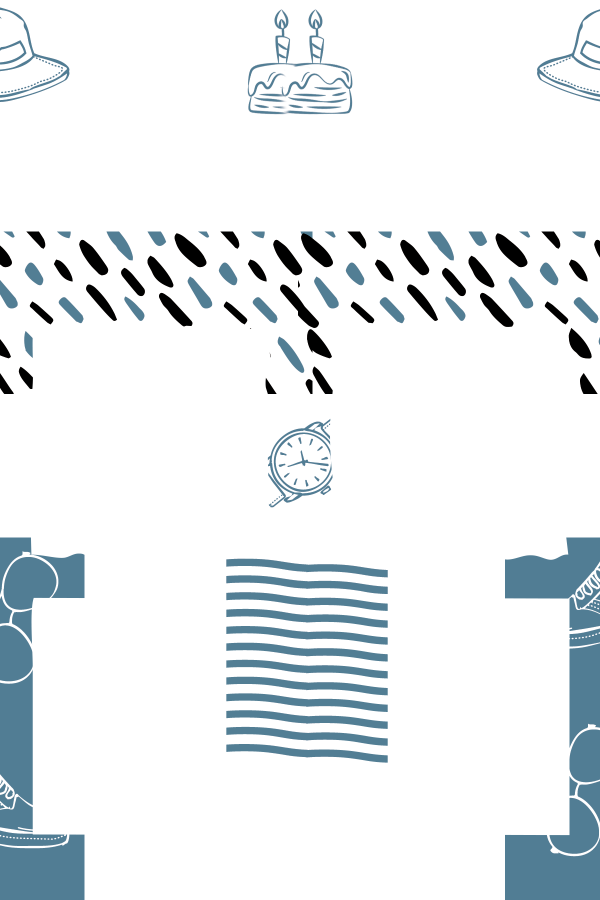
#> input picture mobile/assets/photobooth/frames/birthday/008-kids-birthday-photo-booth-template-and-welcome-screen/PNG/2x6 01.png, 1200 x 1800 px (shown at 1/2 size); its folder holds only this picture in this run
$ python prepare_photobooth_frame_metadata.py
#> lines starting #> are read from the running program, lines starting #| are printed output that depends on the picture
"""Measure the supplied template packs. Requires Pillow, NumPy and SciPy.

Writes sidecars, never rewrites source PNGs. Review the generated geometry
before running build_photobooth_catalog.py for a new template collection.
"""
import argparse
import json
from pathlib import Path

import numpy as np
from PIL import Image
from scipy import ndimage

PACKS = {
    '008-kids-birthday-photo-booth-template-and-welcome-screen':
        ('birthday', 'kids', 'Sinh nhật bé', 0),
    '023-free-christmas-photo-booth-template-and-welcome-screen':
        ('christmas', 'starlight', 'Ánh sao', 0),
    '326-ugly-sweater-photo-booth-template-and-welcome-screen':
        ('christmas', 'sweater', 'Áo len', 1),
    '330-merry-christmas-photo-booth-template-and-welcome-screen':
        ('christmas', 'merry', 'Giáng sinh vui', 2),
    '405-free-kids-halloween-photo-booth-template-and-welcome-screen':
        ('halloween', 'kids', 'Halloween vui', 0),
}
CATEGORIES = {'birthday': 'Sinh nhật', 'christmas': 'Giáng sinh', 'halloween': 'Halloween'}


def measure(path):
    with Image.open(path) as image:
#> image is the input picture: PIL image 1200x1800 RGBA; mean R, G, B, A 219.1, 226.3, 230.1, 154.6
        alpha = np.asarray(image.convert('RGBA').getchannel('A'))
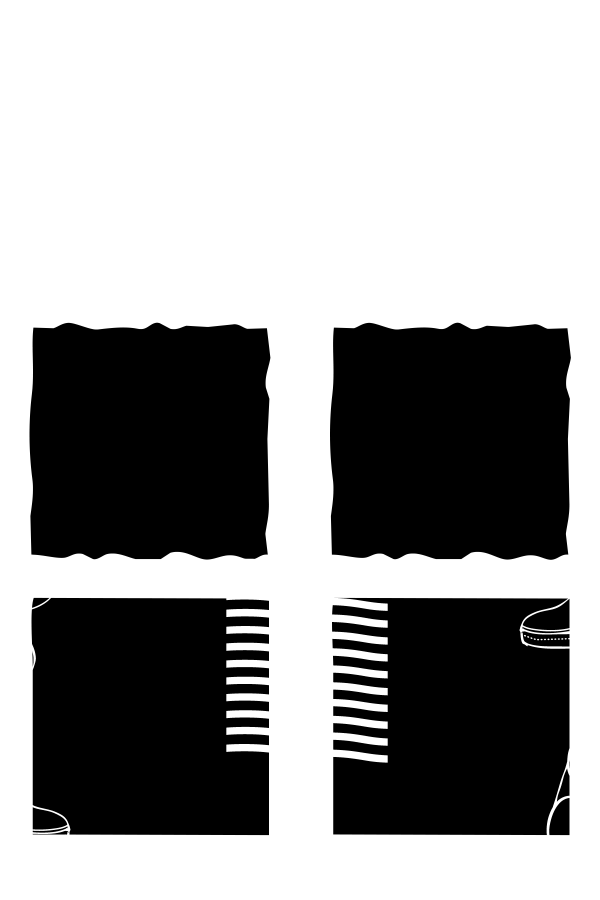
#> alpha: shape (1800, 1200) (shown at 1/2 size); min 0, max 255, mean 154.6
    # Keep anti-aliased pixels in the hole's connected component so that the
    # photograph also sits behind the translucent boundary, without white seams.
    components, _ = ndimage.label(alpha < 255)
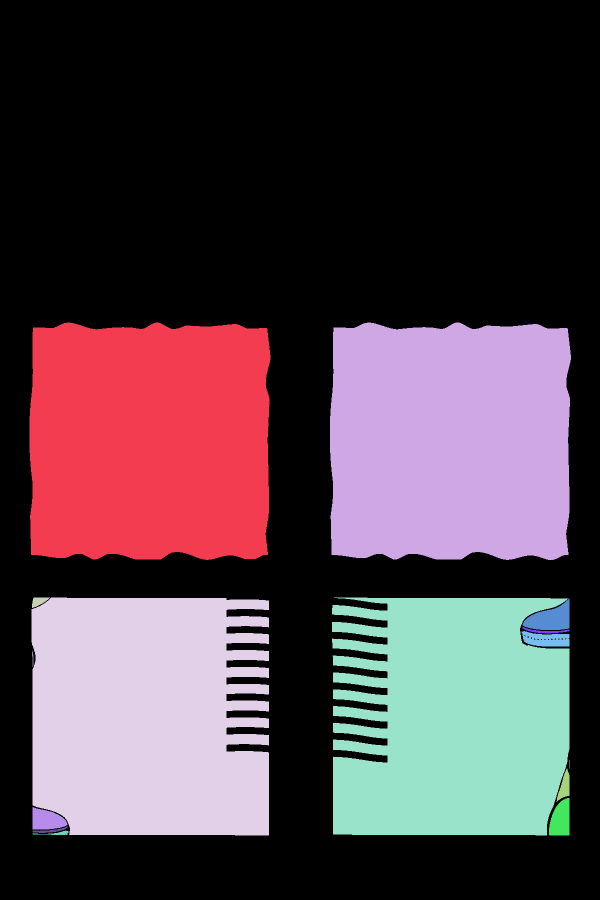
#> components: shape (1800, 1200) int32 (shown at 1/2 size); 16 distinct labels, from 0 to 15; one colour per label, 0 black
    areas = np.bincount(components.ravel())
#> areas = [1304113, 218095, 218126, 438, 209400, 197544, 3504, 393, 2185, 64, 17, 889, 2427, 2252, 307, 246]
    boxes = []
    for label, bounds in enumerate(ndimage.find_objects(components), 1):
        if bounds is None or areas[label] < alpha.size * .012:
            continue
        y, x = bounds
        boxes.append(dict(x=x.start, y=y.start,
                          width=x.stop-x.start, height=y.stop-y.start))
#> this loop made 15 passes
#> after the loop, boxes = 4 items
    if not boxes:
        raise ValueError(f'No photo apertures: {path}')
    return alpha.shape[1], alpha.shape[0], boxes


def metadata(path, pack):
    theme, key, title, collection_order = PACKS[pack]
    width, height, boxes = measure(path)
#> width = 1200; height = 1800; boxes = 4 items
    layout = path.stem.split()[0]
    variant = next((part for part in path.stem.split()[1:] if part.isdigit()), '01')
    single = path.parent.name == 'Single Strip'
    # These print sheets repeat source photos across strips. Mixed portrait
    # sheets have two/three or three/four rows; the shorter strip repeats the
    # first photos of the longer one. Landscape 6x4/03 repeats one row twice.
    if (layout == '2x6' and not single) or (layout == '4x6' and len(boxes) in (5, 7)):
        columns = [sorted((b for b in boxes if b['x'] < width / 2), key=lambda b: b['y']),
                   sorted((b for b in boxes if b['x'] >= width / 2), key=lambda b: b['y'])]
        if not columns[0] or not columns[1]:
            raise ValueError(f'Unbalanced double strip: {path}')
        slots = [dict(**box, photo=index) for column in columns for index, box in enumerate(column)]
#> slots = 4 items
        count = max(map(len, columns))
#> count = 2
    elif layout == '6x4' and len(boxes) == 6:
        rows = [sorted((b for b in boxes if b['y'] < height / 2), key=lambda b: b['x']),
                sorted((b for b in boxes if b['y'] >= height / 2), key=lambda b: b['x'])]
        if list(map(len, rows)) != [3, 3]:
            raise ValueError(f'Unbalanced landscape strips: {path}')
        slots = [dict(**box, photo=index) for row in rows for index, box in enumerate(row)]
        count = 3
    else:
        # Read portrait layouts down each column; landscape layouts by row.
        if width < height and len(boxes) > 2:
            boxes.sort(key=lambda b: (b['x'] // (width // 2), b['y']))
        else:
            boxes.sort(key=lambda b: (b['y'] // max(1, height // 2), b['x'], b['y']))
        slots = [dict(**box, photo=index) for index, box in enumerate(boxes)]
        count = len(slots)
    shape = 'strip' if layout == '2x6' or single else 'square' if width == height else 'portrait' if width < height else 'landscape'
#> shape = 'strip'
    format_label = '2×6 đôi' if layout == '2x6' and not single else '6×2' if single and width > height else layout.replace('x', '×')
#> format_label = '2×6 đôi'
    info = dict(
        key=f'{theme}-{key}-{layout}-{variant}{"-single" if single else ""}',
        theme=theme, categoryTitle=CATEGORIES[theme],
        title=f'{title} {variant}', format=format_label, shape=shape,
        order=collection_order * 1000 + (0 if single else 100) +
              {'strip': 0, 'portrait': 200, 'landscape': 400, 'square': 600}[shape] + int(variant),
        enabled=True,
        slots=slots,
    )
#> info = 9 items
    return info, count


def prepare_belonkhon(root):
    pack = root / 'belonkhon'
    manifest = pack / 'manifest.json'
    if not manifest.exists():
        return []
    source = json.loads(manifest.read_text(encoding='utf-8'))
    counts = []
    for order, frame in enumerate(source['frames']):
        path = (pack / frame['file']).resolve()
        if not path.is_relative_to(pack.resolve()):
            raise ValueError(f'Frame outside its pack: {path}')
        width, height, boxes = measure(path)
        declared = frame['photo_slots']
        count = frame['photo_count']
        if ((width, height) != (frame['width'], frame['height']) or
                len(boxes) != count or len(declared) != count):
            raise ValueError(f'Manifest does not match measured frame: {path}')
        slots = []
        # Preserve the manifest's photo order even when the right aperture is
        # slightly higher. Include its anti-aliased edge from measured alpha.
        for index, slot in enumerate(declared):
            def overlap(box):
                w = max(0, min(slot['x'] + slot['width'], box['x'] + box['width']) -
                        max(slot['x'], box['x']))
                h = max(0, min(slot['y'] + slot['height'], box['y'] + box['height']) -
                        max(slot['y'], box['y']))
                area = w * h
                return area / (slot['width'] * slot['height'] +
                               box['width'] * box['height'] - area)
            box = max(boxes, key=overlap)
            if overlap(box) < .95:
                raise ValueError(f'Manifest aperture does not match alpha: {path}')
            slots.append(dict(**box, photo=index))
            boxes.remove(box)
        info = dict(key=f'belonkhon-{path.stem.replace("_", "-")}',
                    theme='belonkhon', categoryTitle='Bé Lớn Khôn',
                    title=frame['name_vi'], format=source['aspect_ratio'],
                    shape='landscape', order=order, enabled=True, slots=slots)
        path.with_suffix('.frame.json').write_text(
            json.dumps(info, ensure_ascii=False, indent=2) + '\n', encoding='utf-8')
        counts.append(count)
    return counts


def main():
    parser = argparse.ArgumentParser(description=__doc__)
    parser.add_argument('--mobile-root', type=Path, default=Path(__file__).resolve().parents[1])
    args = parser.parse_args()
    root = args.mobile_root / 'assets/photobooth/frames'
    counts = {}
    for path in sorted(root.rglob('*.png')):
        pack = next((part for part in path.parts if part in PACKS), None)
        if pack is None:
            continue
        info, count = metadata(path, pack)
#> info = 9 items; count = 2
        path.with_suffix('.frame.json').write_text(json.dumps(info, ensure_ascii=False, indent=2) + '\n', encoding='utf-8')
        counts[count] = counts.get(count, 0) + 1
    for count in prepare_belonkhon(root):
        counts[count] = counts.get(count, 0) + 1
    print(f'Measured {sum(counts.values())} source templates; logical photo counts: {dict(sorted(counts.items()))}')
#| Measured 1 source templates; logical photo counts: {2: 1}
    if any(count not in (1, 2, 3, 4) for count in counts):
        raise ValueError('Unexpected logical photo count; review the measured mapping')


if __name__ == '__main__':
    main()

$ run again, on mobile/assets/photobooth/frames/birthday/008-kids-birthday-photo-booth-template-and-welcome-screen/PNG/2x6 04.png
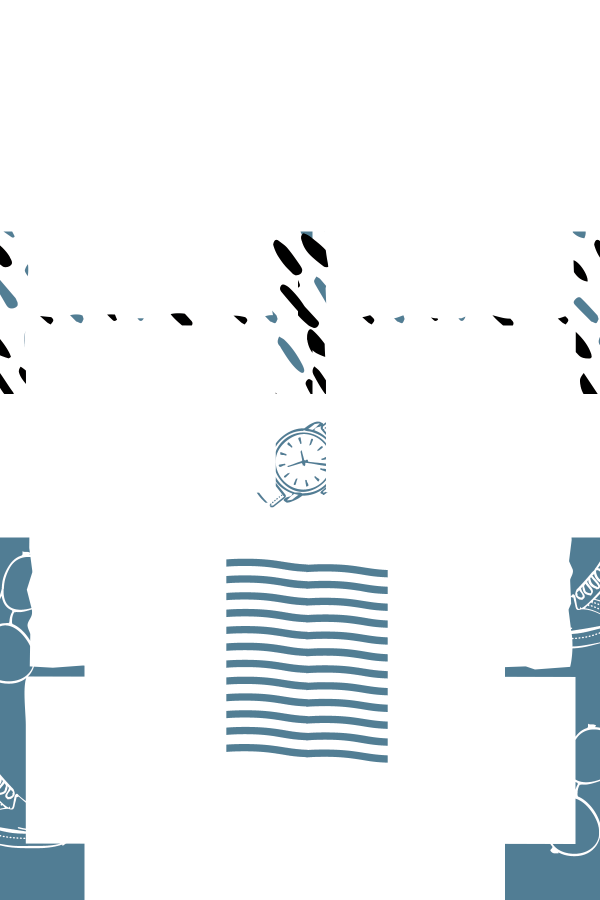
#> input picture mobile/assets/photobooth/frames/birthday/008-kids-birthday-photo-booth-template-and-welcome-screen/PNG/2x6 04.png, 1200 x 1800 px (shown at 1/2 size)
#> in measure, image is the input picture: PIL image 1200x1800 RGBA; mean R, G, B, A 220.1, 227.1, 230.8, 106
#> in measure, `alpha = np.asarray(image.convert('RGBA').getchannel('A'))`:
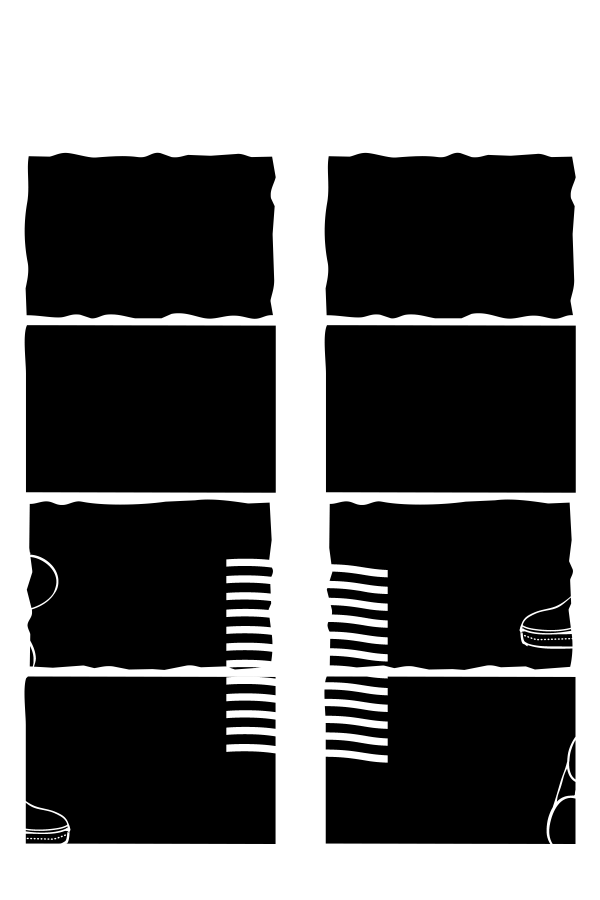
#> alpha: shape (1800, 1200) (shown at 1/2 size); min 0, max 255, mean 106
#> in measure, `components, _ = ndimage.label(alpha < 255)`:
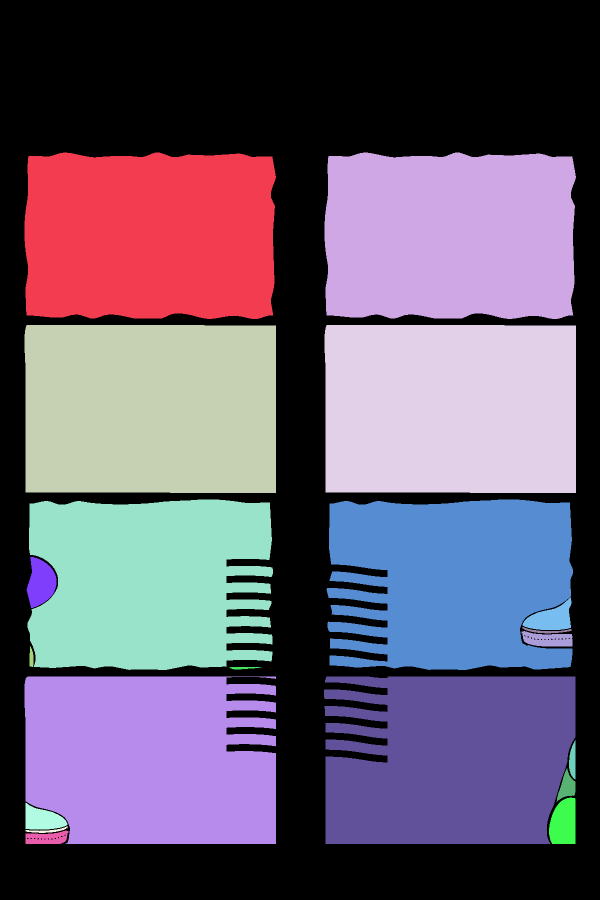
#> components: shape (1800, 1200) int32 (shown at 1/2 size); 21 distinct labels, from 0 to 20; one colour per label, 0 black
#> areas = 21 values, max 888110 at index 0, min 219 at index 12, mean 102857.1
#> the loop in measure, `for label, bounds in enumerate(ndimage.find_objects(components), 1):` made 20 passes
#> after the loop in measure, `for label, bounds in enumerate(ndimage.find_objects(components), 1):`: boxes = 8 items
#> in metadata, `width, height, boxes = measure(path)`: width = 1200; height = 1800; boxes = 8 items
#> in metadata, `count = max(map(len, columns))`: count = 4
#> shape = 'strip'
#> format_label = '2×6 đôi'
#> in metadata, `info = dict( key=f'{theme}-{key}-{layout}-{variant}{"-single" if singl..`: info = 9 items
#> in main, `info, count = metadata(path, pack)`: count = 4
#| Measured 1 source templates; logical photo counts: {4: 1}
